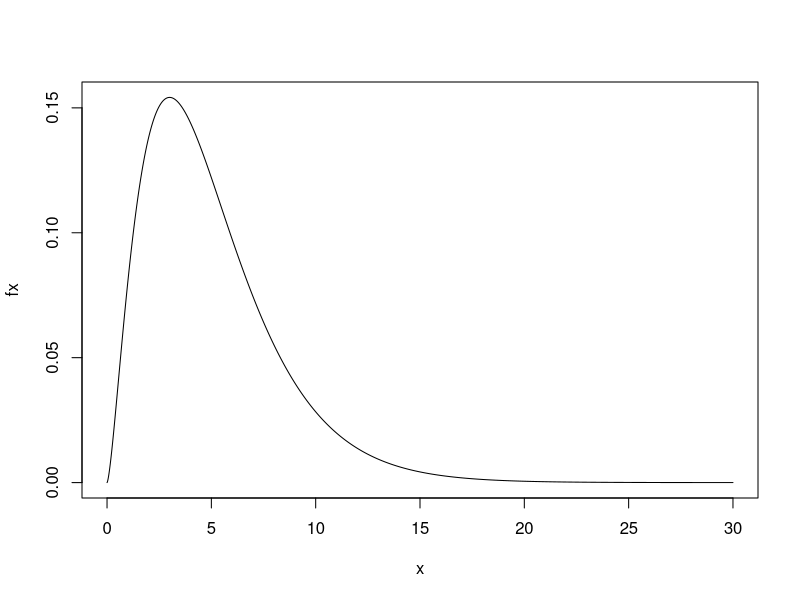
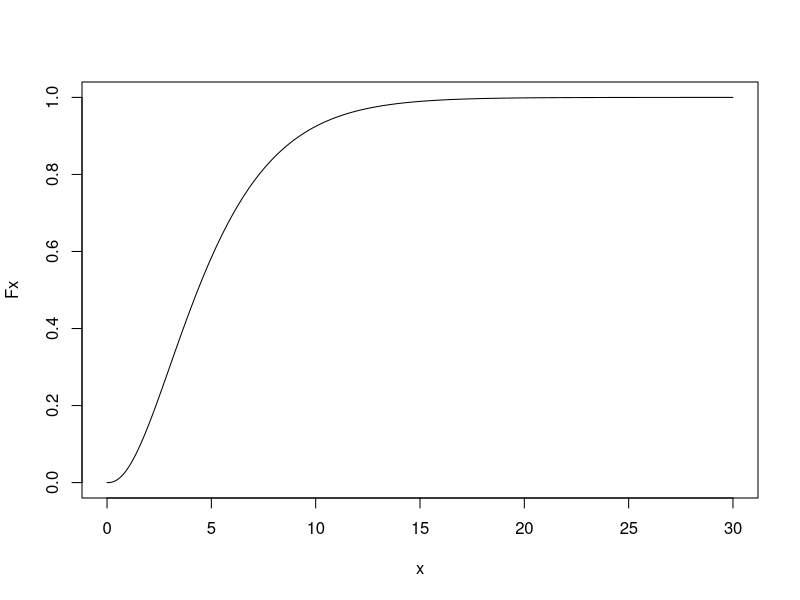
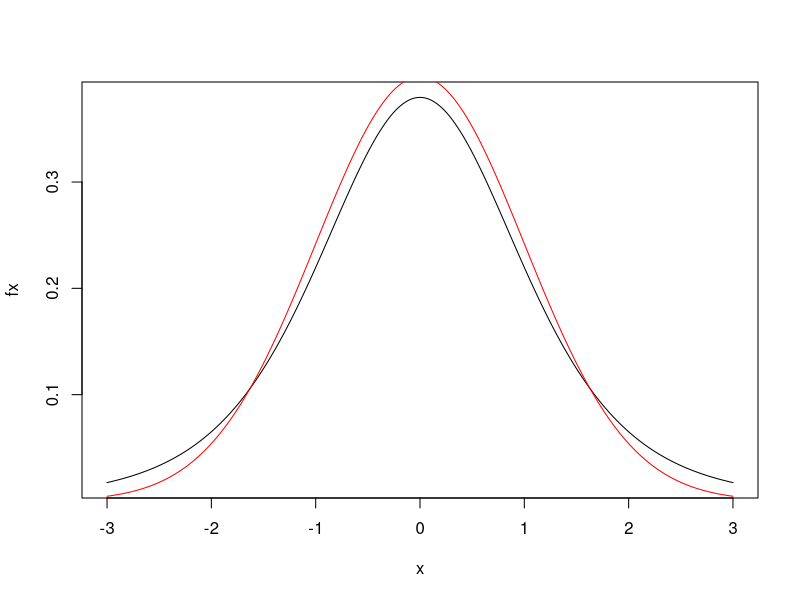
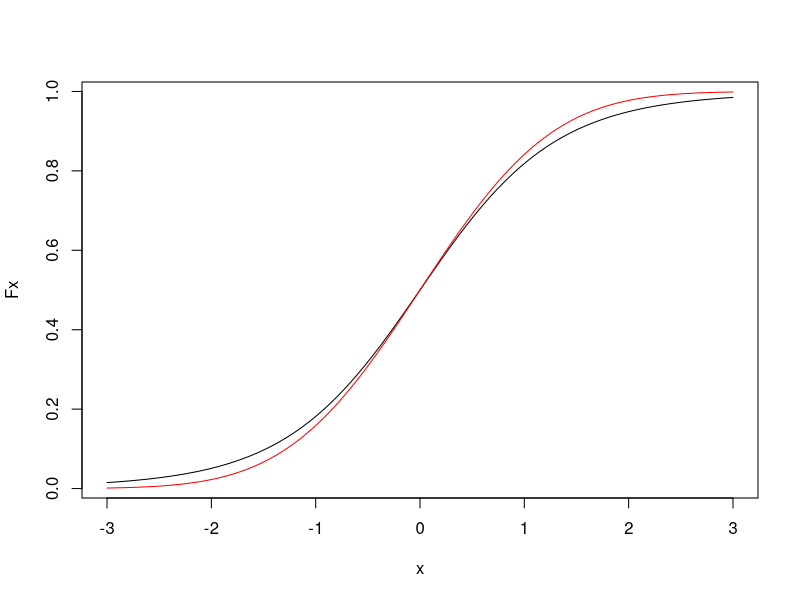
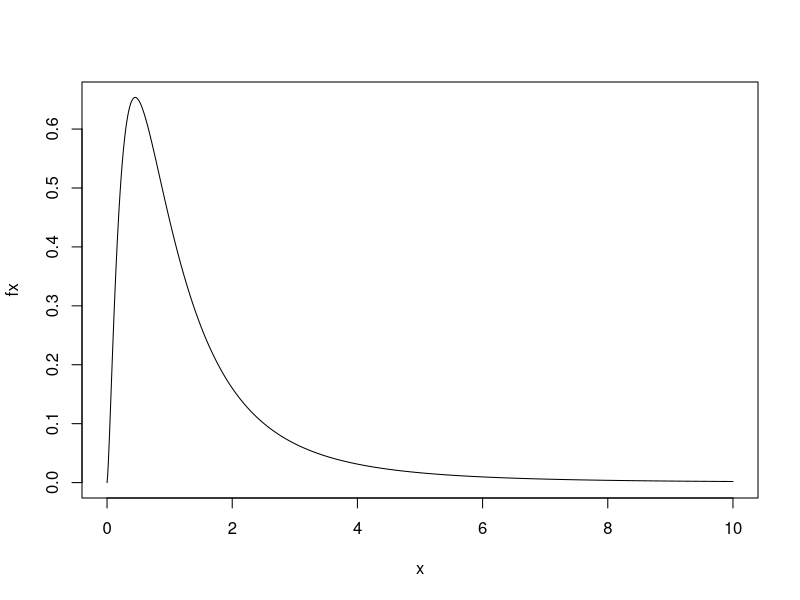
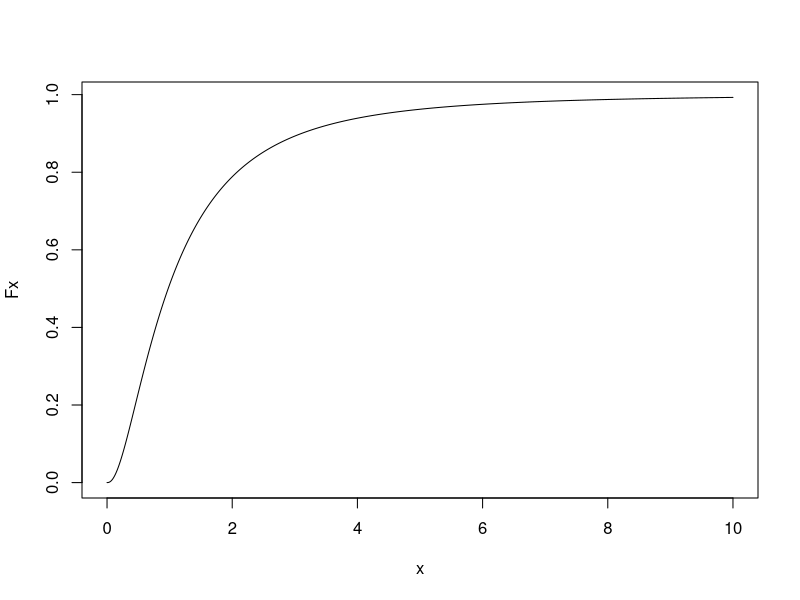
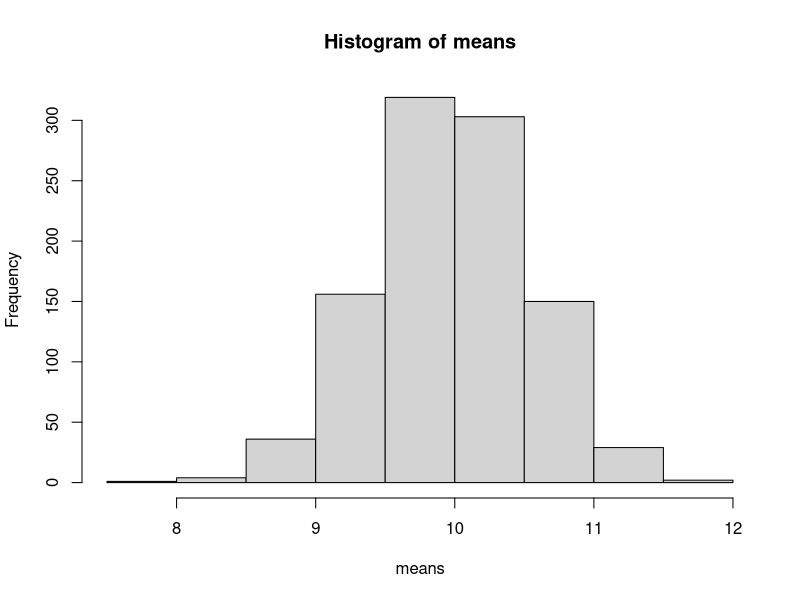
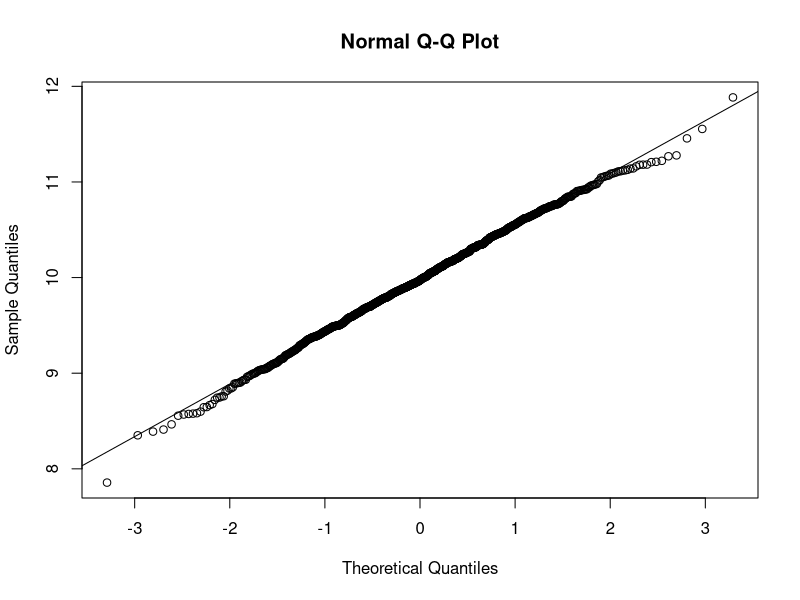

Here is the R script that generated these plots, in order:
# ......................................................................................
# ..........................Exercise 8. Sampling distributions..........................
# .....................................Michal Béreš.....................................
# ......................................................................................

# If text does not display correctly, set File \Reopen with Encoding ... to UTF-8 
# Use CTRL + SHIFT + O to display the contents of the script 
# Use CTRL + ENTER to run commands on a single line 

#  Other selected continuous distributions ####
#  
# * $\chi^2$ - Chi-square distribution(Pearns distribution) ####
#  
# - Use: when estimating the standard deviation(using sampling)
#  
# - Has a single parameter - the number of degrees of freedom
#  
# - $\frac{S^2}{\sigma^2}(n-1) \sim \chi^2_{n-1}$
#  
# - $S$ is the sample standard deviation
#  


n =  5 # number of degrees of freedom
x = seq(from = 0, to = 30, by = 0.01) # x-axis
fx = dchisq(x = x, df = n) # chi-sq probability density. distribution

plot(x, fx, type='l')

Fx = pchisq(q = x, df = n) # distrib. f. of chi-sq. distribution

plot(x, Fx, type='l')

# * $t$ - Student's distribution ####
#  
# - Application: when estimating the mean without exact knowledge of variance(sampling
# only)
#  
# - $\frac{\bar X - \mu}{S}\sqrt{n} \sim t_{n-1} $
#  
# - $\bar X$ is the sample average
#  
# - $S$ is the sample standard deviation
#  
# - converges to a normalized normal distribution with increasing number of degrees of
# freedom
#  


n =  5 # number of degrees of freedom
x = seq(from = -3, to = 3, by = 0.01) # x-axis
fx = dt(x = x, df = n) # probability density of the student's distribution

plot(x, fx, type='l')

fnorm = dnorm(x, mean=0, sd=1)  # norm values. normal dist
lines(x, fnorm, col="red")      # to the last graph


Fx = pt(q = x, df = n) # probability density of the student's distribution

plot(x, Fx, type='l')

Fnorm = pnorm(x, mean=0, sd=1)  # norm values. normal birth
lines(x, Fnorm, col="red")      # to the last graph


# * $F$ - Fisher-Snedecor distribution ####
#  
# - Used to test ratio of variances
#  
# - $\frac{S_1^2/\sigma_1^2}{S_2^2/\sigma_2^2} \sim F_{n_1 - 1, n_2 - 1}$
#  


n = 5  # number of degrees of freedom selection. 1
m = 6  # number of degrees of freedom selection. 2
x = seq(from = 0, to = 10, by = 0.01) # x-axis
fx = df(x = x, df1 = n, df2 = m) # chi-quad probability density. distribution

plot(x, fx, type='l')

Fx = pf(q = x, df1 = n, df2 = m) # chi-quad probability density. distribution

plot(x, Fx, type='l')

#  How does the average of the values from the normal distribution behave? ####
#  
# The function **rnorm(n, mean, sd)** generates **n** values from the normal
# distribution with themeanvalue **mean** and the standard deviation **sd**.
#  


selection_size = 30
mu = 10
sigma = 3
random_selection = rnorm(n=selection_size, mean=mu, sd=sigma) 
random_selection

mean(random_selection)
sd(random_selection)

# ** Random variable: average of values ####
#  


n_selections = 1000
means = numeric(n_selections) # numeric produces vector 0
st_deviations = numeric(n_selections)
for(i in 1:n_selections){
  random_selection = rnorm(n=selection_size,mean=mu,sd=sigma)
  means[i] = mean(random_selection)
  st_deviations[i] = sd(random_selection)
}

hist(means)

qqnorm(means)
qqline(means)

mean(means)
sd(means)
sigma/sqrt(selection_size)

#  How does the average of values from the uniform distribution behave? ####
#  
# The function **runif(n, min, max)** generates **n** values from the uniform
# distribution U(**min, max**).
#  


selection_size = 30
a = 1
b = 7
random_selection=runif(n=selection_size, min=a, max=b)
# random sample

hist(random_selection)

mu = (a+b)/2
mu
mean(random_selection)
sigma = sqrt((b-a)^2/12)
sigma
sd(random_selection)

# ** Random variable: average of values ####
#  


n_selections = 1000
means = numeric(n_selections)
st_deviations = numeric(n_selections)
for(i in 1:n_selections){
  random_selection = runif(n=selection_size, min=a, max=b)
  means[i] = mean(random_selection)
  st_deviations[i] = sd(random_selection)
}

hist(means)

qqnorm(means)
qqline(means)

mean(means)
sd(means)
sigma/sqrt(selection_size)

#  Examples ####
#  
# * Example 1. ####
#  
# The load on an aircraft with 64 seats shall not exceed 6,000 kg. What is the
# probability that this value will be exceeded at full occupancy if the passenger mass
# has a mean value of 90 kg and a standard deviation of 10 kg?
#  


# X... weight 64 passengers
# X~N(64 * 90; 64 * 100)
# P(X>6000)=1 - F(6000)

1 - pnorm(q=6000, mean=64*90, sd=sqrt(64*100))

# * Example 2. ####
#  
# The consignment contains 300 products of a certain type. It is known that the
# probability of making a defective product of this type is 0.04.
#  
# ** a) ####
#  
# Estimate the probability that the proportion of defective products in the consignment
# (300 products) will differ from the probability of producing a defective product by
# less than 1% (i.e. $p-\pi \in <-0.01,0.01>$).
#  


# p-pi from -0.01 to 0.01
# for pi = 0.04, p is from 0.03 to 0.05
# having 300 products, we should observe between 9 and 15 defective ones

# X...number of defective products out of 300
# X~Binom(n=300, pi=0.04)
# P(9 <= X <= 15)=P(X<=15)-P(X<9)
pbinom(15,300,0.04)-pbinom(9-1,300,0.04)

# X=(p - π)/sqrt(π*(1 - π)) * sqrt(n) ∼ N(0, 1)
# P(-0.01/sqrt(π*(1-π))*sqrt(n) < X < 0.01/sqrt(π*(1-π))*sqrt(n))
pi = 0.04
n = 300
bound = 0.01/sqrt(pi*(1-pi))*sqrt(n)
pnorm(q=bound, mean=0, sd=1) - pnorm(q=-bound, mean=0, sd=1)

# ** b) ####
#  
# How will the result change if the shipment contains 3,000 products?
#  


pbinom(150,3000,0.04)-pbinom(90-1,3000,0.04)

n = 3000
bound = 0.01/sqrt(pi*(1-pi))*sqrt(n)
pnorm(q=bound, mean=0, sd=1) - pnorm(q=-bound, mean=0, sd=1)

# * Example 3. ####
#  
# Passenger regularly travel to and from work using public transport. It is known that
# the waiting time for the arrival of public transport ranges from 0 to 3 minutes. What
# is the probability that the total waiting time for a passenger during in 23 working
# days will be less than 80 minutes?
#  


# Y... time of the i-th waiting for public transport
# y~R(0; 3)
# X... total waiting time in 23 days(round trip ⇒ 46 waitings)
# X~N(46 * EY; 46 * DY)
# P(X<80)

a = 0
b = 3
n = 46
EY = (a+b)/2
DY = (b-a)^2/12

pnorm(q=80, mean=n*EY, sd=sqrt(n*DY))

# * Example 4. ####
#  
# Assume that the average electricity consumption of households in a given city in
# January is 120 kWh and the standard deviation of consumption is 100 kWh. Determine the
# probability that the average consumption of 100 randomly selected households will be
# greater than 140 kWh.


# Xi... consumption of the i-th household
# X... average consumption of 100 households
# X~N(EXi; Dxi/n)
# P(X>140)

EXi = 120
DXi = 100^2
n = 100
1 - pnorm(q=140, mean=EXi, sd=sqrt(DXi/n))

# * Example 5. ####
#  
# The Acme Battery Company has developed a new type of mobile phone battery. On average,
# batteries last 60 minutes on a single charge. The standard deviation of this time is 4
# minutes. Assume that the production department runs a quality control test after 6
# months. They performed two random selections with a range of 10 batteries and in both
# found a standard deviation of battery life greater than 6 minutes. How likely were
# they to expect such a result?
#  


# X=(n - 1) * S^2/σ^2
# X ∼ χ_n-1
# P(S>6)=P(X>...)

n = 10
S_obs = 6
sigma = 4
X_obs = (n - 1)*S_obs^2/sigma^2

P_one_observation = 1 - pchisq(q=X_obs, df=n-1)
P_one_observation
P_one_observation^2

# * Example 6. ####
#  
# The mortality tables show a probability of 0.99 that a 35-year-old man will live
# another year. The annual premium for this age group is CZK 2,000, in the event of
# death the insurance company will pay CZK 100,000. What is the probability that the
# profit of the company insuring 500 men aged 35 will be at least CZK 500,000?(Solve in
# two ways - using the binomial distribution and using the binomial distribution
# approximation by the normal distribution.)


# X... number of men out of 500 who won't live to see another year
# X~Bi(500; 0.01)
# Z=500 · 2,000 - X · 100,000
# P(Z ≥ 500,000)=P(X ≤ 5)

pbinom(5, size=500, prob=0.01)

# X~Bi(500; 0.01)~N(500 * 0.01; 500 * 0.01*(1-0.01))
# P(X ≤ 5)~P(X<5.5)(continuity correction)

pnorm(5.5, mean=500*0.01, sd=sqrt(500*0.01*(1-0.01)))

# * Example 7. ####
#  
# Assume that approximately 60% of young men in the population have higher than
# recommended serum cholesterol levels. In a random selection of 200 young men, how
# likely will more than 120 of them have higher than recommended serum cholesterol
# levels?
#  


# X... number of young men out of 200 with higher than recommended serum cholesterol levels
# X ∼ Bi(200; 0.6)
# P(X>120)=1 - P(X ≤ 120)

1 - pbinom(120, size=200, prob=0.6)

# X~N(200 * 0.6; 200 * 0.6(1-0.6)), ie X ≈ N(120; 48)
# 1 - P(X ≤ 120)~1 - P(X<120.5)(continuity correction)

1 - pnorm(120.5, mean=200*0.6, sd=sqrt(200*0.6*(1-0.6)))



